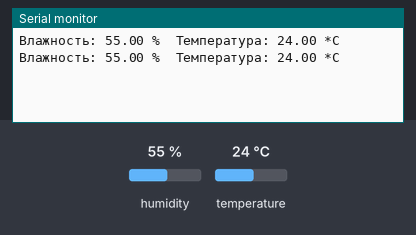
Bench run of a sketch on a simulated Arduino Uno, built with avr-gcc and run on an emulated ATmega328P. Parts: the last lines printed to the serial monitor. The inputs (shaded band) are chosen by the test bench; at power-on: humidity 55 %, temperature 24 °C.

Above: at 3.8 s.
3.9 s: humidity set to 22 %
At 7.4 s:
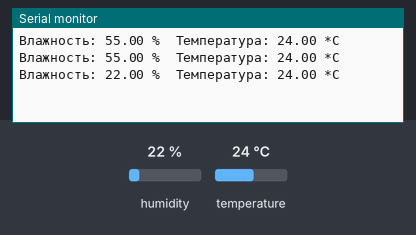
7.8 s: temperature set to 12 °C
At 9.4 s:
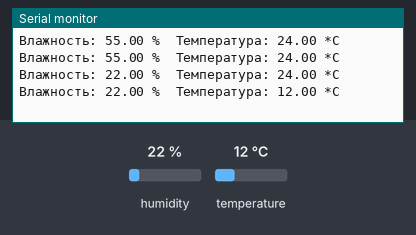
11.7 s: humidity set to 40 %
At 12.6 s:
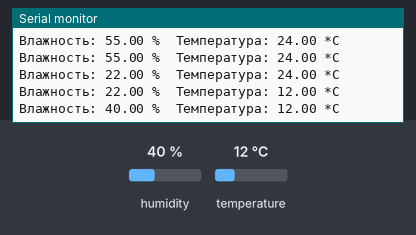
Timing chart, 0 to 14.7 s (numbered marks = the images above; inputs shaded):
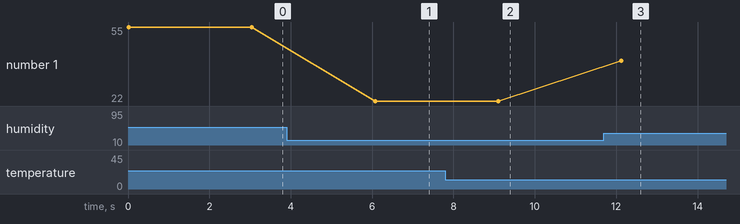

Measured:
- after the input at 3.9 s, the serial monitor: prints a new line after 2.2 s (image 1)
- after the input at 7.8 s, the serial monitor: prints a new line after 1.3 s (image 2)
- after the input at 11.7 s, the serial monitor: prints a new line after 0.42 s (image 3)
- plotted number 1: 55 → 22 after the input at 3.9 s, 22 → 40 after the input at 11.7 s

The sketch:

DHT11.ino
```cpp
#include "DHT.h"
#define DHTPIN 12 // Тот самый номер пина, о котором упоминалось выше

DHT dht(DHTPIN, DHT11);

void setup() {
  Serial.begin(9600);
  dht.begin();
}

void loop() {
  float h = dht.readHumidity(); //Измеряем влажность
  float t = dht.readTemperature(); //Измеряем температуру

  if (isnan(h) || isnan(t)) {  // Проверка. Если не удается считать показания, выводится «Ошибка считывания», и программа завершает работу
    Serial.println("Ошибка считывания");
    //return;
  }

  Serial.print("Влажность: ");
  Serial.print(h);
  Serial.print(" %\t");
  Serial.print("Температура: ");
  Serial.print(t);
  Serial.println(" *C "); //Вывод показателей на экран

  delay(3000);
}
```
